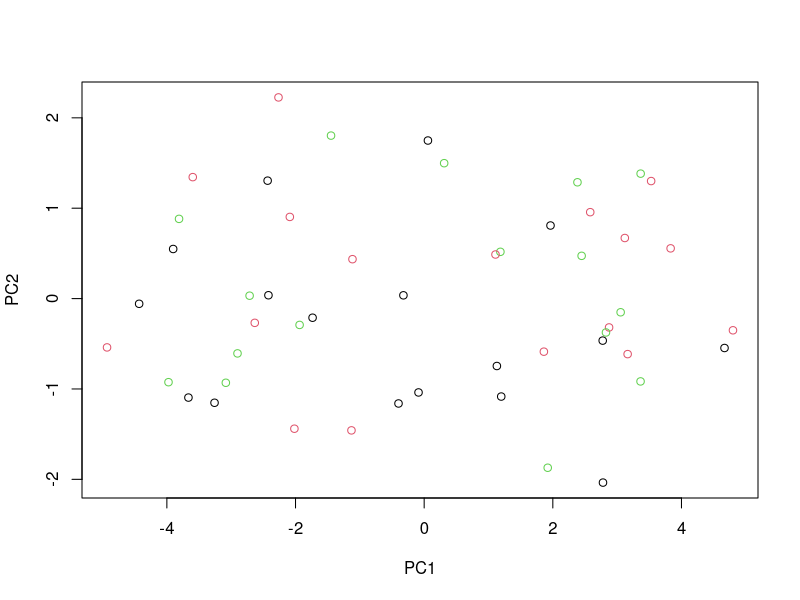
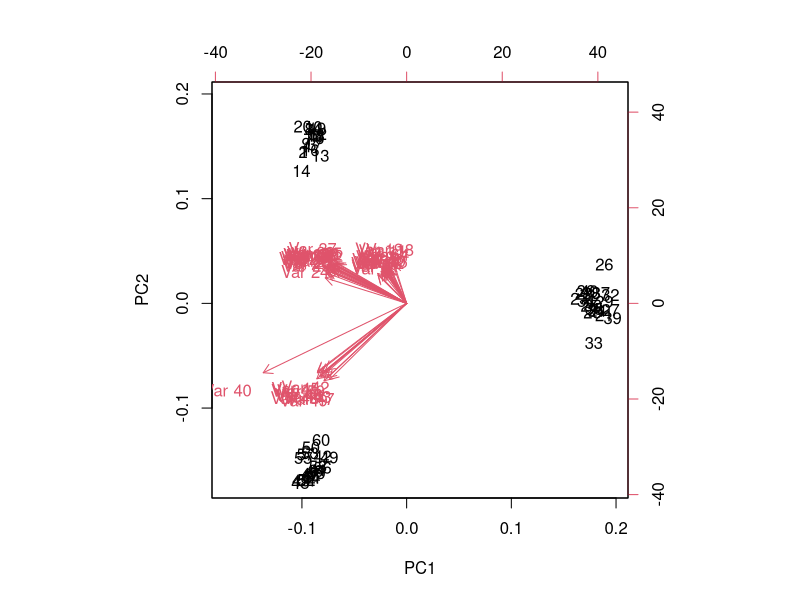
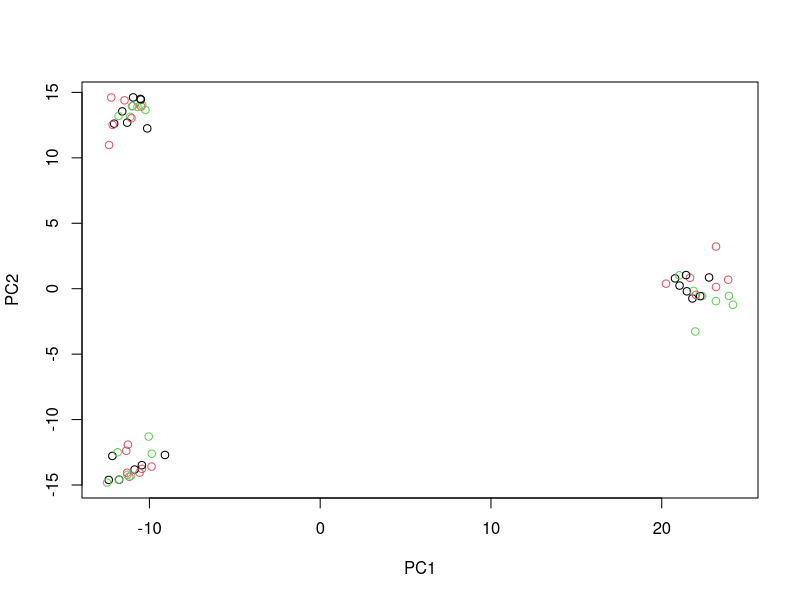
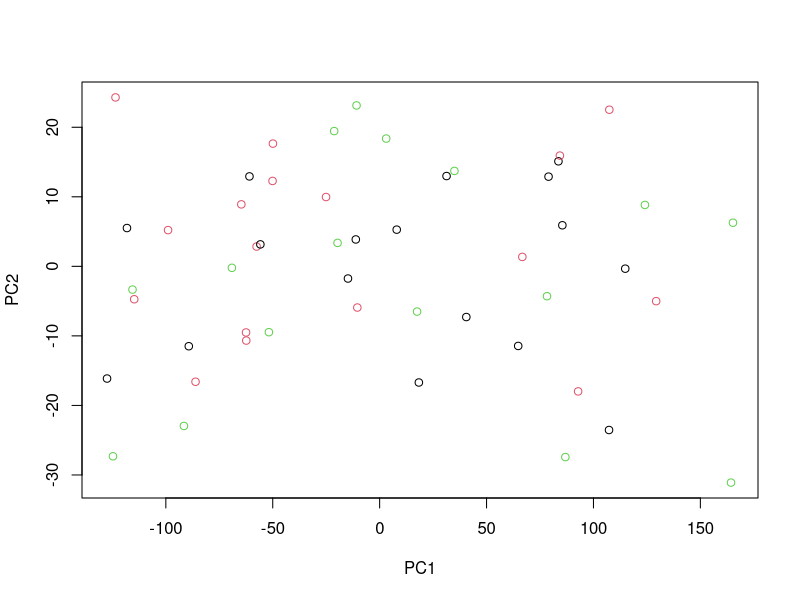
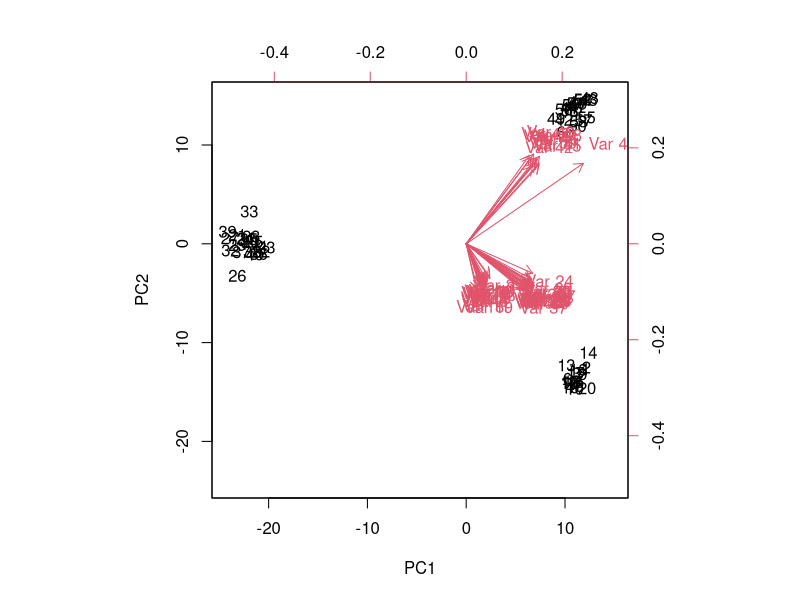

Here is the R script that generated these plots, in order:
#a
set.seed(1)
x = matrix(rnorm(60*50), ncol = 50)
x[1:20, 1:50] = x[1:20, 1:50]  + 3
x[21:40, 20:40] = x[21:40, 20:40]  -4 
x[41:60, 40:50] = x[41:60, 40:50]  + 9

x2 = matrix(rnorm(50*2),ncol =2)
x2[1:25,1] = x2[1:25,1] + 3
x2[1:25,2] = x2[1:25,2] -4
pr.out3 = prcomp(x2)
plot(pr.out3$x[,1:2], col=1:3)

pr.out = prcomp(x)
pr.out2 = prcomp(USArrests)
names(pr.out)
biplot(pr.out, sacle=0)
plot(pr.out$x[,1:2], col=1:3)
plot(pr.out2$x[,1:2], col=1:3)

pr.out$rotation = -pr.out$rotation
pr.out$x = -pr.out$x
biplot(pr.out, scale = 0, col=c(1,2))
